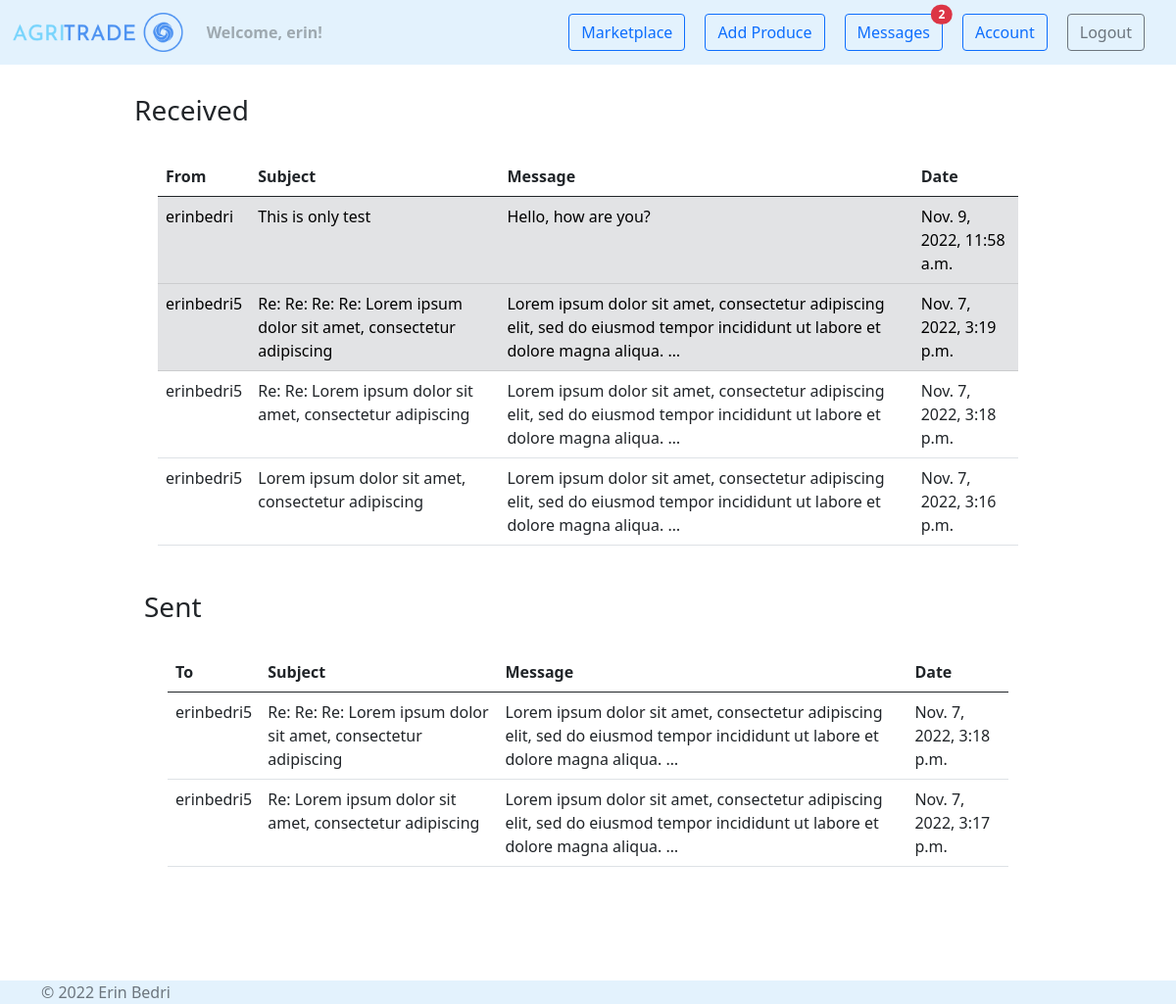
The page /messages/ (signed in) on the database its author committed.
### agri_trade/user_messages/models.py (models this page shows)
class Message(models.Model):
    SUBJECT_MAX_LEN = 50
    BODY_MAX_LEN = 1500
    sender = models.ForeignKey(
        UserModel,
        on_delete=CASCADE,
        related_name='sender',
    )
    receiver = models.ForeignKey(
        UserModel,
        on_delete=CASCADE,
        related_name='receiver',
    )
    subject = models.CharField(
        max_length=SUBJECT_MAX_LEN,
    )
    body = models.TextField(
        max_length=BODY_MAX_LEN,
    )
    created_at = models.DateTimeField(
        auto_now_add=True,
    )
    is_read = models.BooleanField(
        default=False,
    )

### agri_trade/user_messages/views.py (the view)
# urls.py: path('', views.show_messages, name='messages'),
@login_required
def show_messages(request):
    messages_inbox = Message.objects\
        .filter(receiver=request.user)\
        .order_by('-created_at')
    messages_outbox = Message.objects\
        .filter(sender=request.user)\
        .order_by('-created_at')
    context = {
        'messages_inbox': messages_inbox,
        'messages_outbox': messages_outbox,
    }
    return render(request, 'user_messages/messages.html', context)

### agri_trade/user_messages/templates/user_messages/messages.html
{% extends 'web/base.html' %}
{% block content %}
    <div class="container" style="margin-top: 30px; margin-bottom: 50px">
        <div class="row justify-content-md-center">
            <div class="col-md-10">
                <h3>Received</h3>
                <div class="container">
                    <table class="table table-hover" style="margin-top: 30px">
                        <thead>
                        <tr>
                            <th scope="col">From</th>
                            <th scope="col">Subject</th>
                            <th scope="col">Message</th>
                            <th scope="col">Date</th>
                        </tr>
                        </thead>
                        <tbody>
                        {% for message in messages_inbox %}
                            <tr onclick="window.location='{% url 'user_messages:message' message.id %}';"
                                    {% if not message.is_read %} class="table-secondary" {% endif %}>
                                <td>{{ message.sender }}</td>
                                <td>{{ message.subject }}</td>
                                <td>{{ message.body|truncatechars:125 }}</td>
                                <td>{{ message.created_at }}</td>
                            </tr>
                        {% empty %}
                            <p>You have not received any messages yet.</p>
                        {% endfor %}
                        </tbody>
                    </table>
                </div>
            </div>
        </div>
        <div class="container" style="margin-top: 30px; margin-bottom: 50px">
            <div class="row justify-content-md-center">
                <div class="col-md-10">
                    <h3>Sent</h3>
                    <div class="container">
                        <table class="table table-hover" style="margin-top: 30px">
                            <thead>
                            <tr>
                                <th scope="col">To</th>
                                <th scope="col">Subject</th>
                                <th scope="col">Message</th>
                                <th scope="col">Date</th>
                            </tr>
                            </thead>
                            <tbody>
                            {% for message in messages_outbox %}
                                <tr onclick="window.location='{% url 'user_messages:message' message.id %}';">
                                    <td>{{ message.receiver }}</td>
                                    <td>{{ message.subject }}</td>
                                    <td>{{ message.body|truncatechars:125 }}</td>
                                    <td>{{ message.created_at }}</td>
                                </tr>
                            {% empty %}
                                <p>You have not sent any messages yet.</p>
                            {% endfor %}
                            </tbody>
                        </table>
                    </div>
                </div>
            </div>
        </div>
    </div>
{% endblock %}

### agri_trade/web/templates/web/navigation.html (shortened to what this page needs)
{% load static %}
<nav class="navbar navbar-expand-lg navbar-light" style="background-color: #e3f2fd;">
    <div class="container-fluid">
        <a class="navbar-brand" href="{% url 'web:homepage' %}">
            <img src="{% static 'img/logo.png' %}" alt="logo" style="height: 40px">
        </a>
        <ul class="navbar-nav">
            {% if request.user.is_authenticated %}
                <li class="nav-item">
                    <b><a class="nav-link disabled" href="#">Welcome, {{ request.user.username }}!</a></b>
                </li>
            {% endif %}
        </ul>
        <div class="collapse navbar-collapse" id="navbarNavDropdown">
            <ul class="navbar-nav ms-auto">
                {% if request.user.is_authenticated %}
                    <li class="nav-item" style="padding-right: 20px">
                        <a class="btn btn-outline-primary" href="{% url 'marketplace:marketplace' %}">Marketplace</a>
                    </li>
                    <li class="nav-item" style="padding-right: 20px">
                        <a class="btn btn-outline-primary" href="{% url 'marketplace:add product' %}">Add Produce</a>
                    </li>
                    <li class="nav-item" style="padding-right: 20px">
                        <button type="button" class="btn btn-outline-primary position-relative"
                                onclick="location.href = '{% url 'user_messages:messages' %}';">
                            Messages
                            {% if request.unread_messages_count > 0 %}
                                <span class="position-absolute top-0 start-100 translate-middle badge rounded-pill bg-danger">
                                {{ request.unread_messages_count }}
                            </span>
                            {% endif %}
                        </button>
                    </li>
                    <li class="nav-item" style="padding-right: 20px">
                        <a class="btn btn-outline-primary" href="{% url 'accounts:account' %}">Account</a>
                    </li>
                    <li class="nav-item" style="padding-right: 20px">
                        <a class="btn btn-outline-secondary" href="{% url 'accounts:logout' %}">Logout</a>
                    </li>
                {% endif %}
            </ul>
        </div>
    </div>
</nav>

### rows shown on the page
Message: sender "erinbedri", subject "This is only test", body "Hello, how are you?", created_at "Nov. 9, 2022, 11:58 a.m."
Message: sender "erinbedri5", subject "Re: Re: Re: Re: Lorem ipsum dolor sit amet, consectetur adipiscing", body "Lorem ipsum dolor sit amet, consectetur adipiscing elit, sed do eiusmod tempor incididunt ut labore et dolore magna aliqua. …", created_at "Nov. 7, 2022, 3:19 p.m."
Message: sender "erinbedri5", subject "Re: Re: Lorem ipsum dolor sit amet, consectetur adipiscing", body "Lorem ipsum dolor sit amet, consectetur adipiscing elit, sed do eiusmod tempor incididunt ut labore et dolore magna aliqua. …", created_at "Nov. 7, 2022, 3:18 p.m."
Message: sender "erinbedri5", subject "Lorem ipsum dolor sit amet, consectetur adipiscing", body "Lorem ipsum dolor sit amet, consectetur adipiscing elit, sed do eiusmod tempor incididunt ut labore et dolore magna aliqua. …", created_at "Nov. 7, 2022, 3:16 p.m."
Message: receiver "erinbedri5", subject "Re: Re: Re: Lorem ipsum dolor sit amet, consectetur adipiscing", body "Lorem ipsum dolor sit amet, consectetur adipiscing elit, sed do eiusmod tempor incididunt ut labore et dolore magna aliqua. …", created_at "Nov. 7, 2022, 3:18 p.m."
Message: receiver "erinbedri5", subject "Re: Lorem ipsum dolor sit amet, consectetur adipiscing", body "Lorem ipsum dolor sit amet, consectetur adipiscing elit, sed do eiusmod tempor incididunt ut labore et dolore magna aliqua. …", created_at "Nov. 7, 2022, 3:17 p.m."

### other values the page prints
{{ request.user.username }} "erin"
{{ request.unread_messages_count }} "2"
